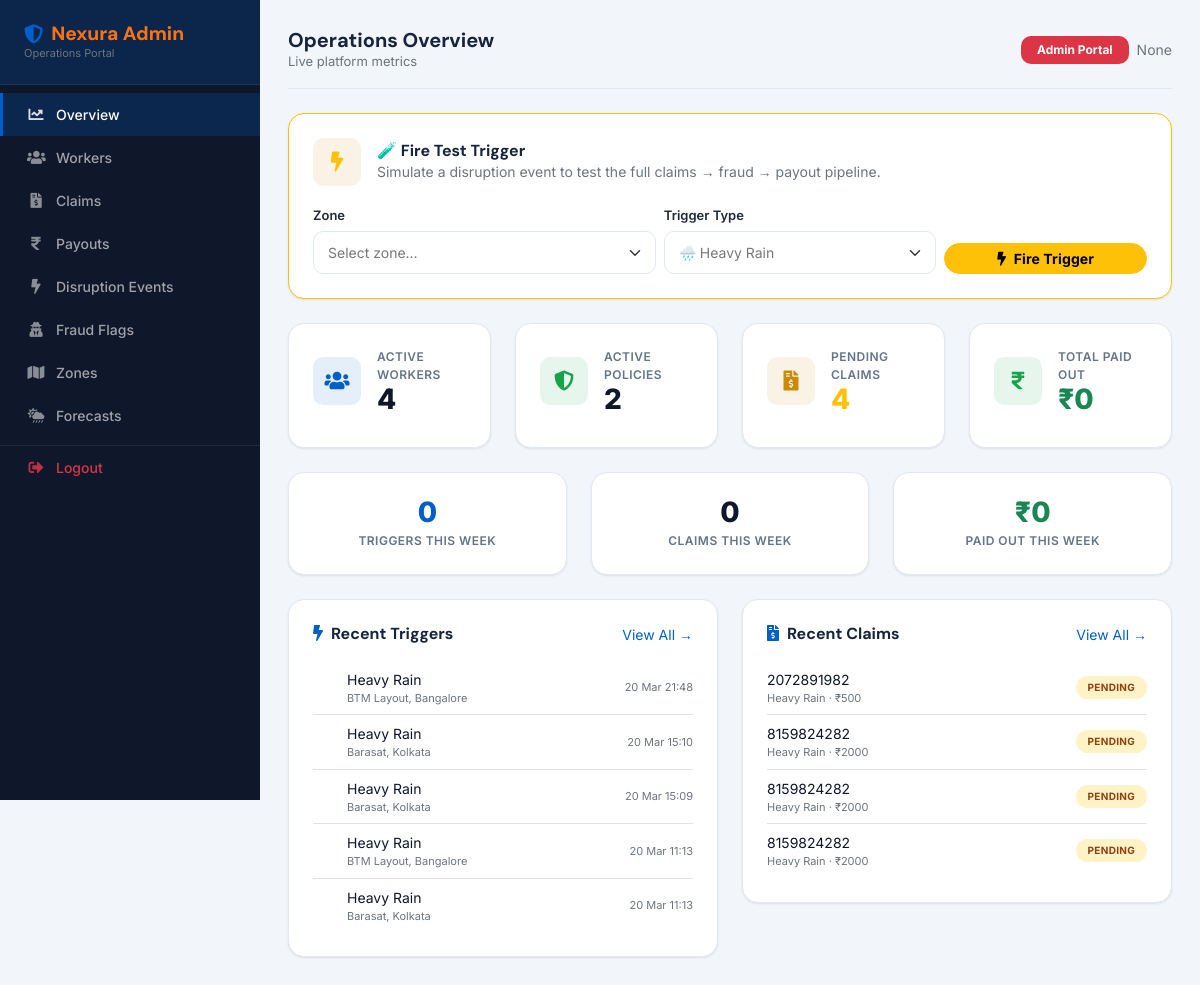
Page /admin-portal/ (signed in) on the committed database.
### apps/accounts/models.py (models this page shows, shortened)
class User(AbstractBaseUser, PermissionsMixin):
	LANGUAGE_CHOICES = [
		("en", "English"),
		("hi", "Hindi"),
		("bn", "Bengali"),
	]
	mobile = models.CharField(max_length=10, unique=True, validators=[mobile_validator])
	email = models.EmailField(blank=True, null=True)
	is_worker = models.BooleanField(default=True)
	is_admin = models.BooleanField(default=False)
	is_staff = models.BooleanField(default=False)
	is_active = models.BooleanField(default=True)
	mobile_verified = models.BooleanField(default=False)
	profile_complete = models.BooleanField(default=False)
	language = models.CharField(max_length=5, choices=LANGUAGE_CHOICES, default="en")
	date_joined = models.DateTimeField(auto_now_add=True)
	objects = UserManager()
	USERNAME_FIELD = "mobile"
	REQUIRED_FIELDS = []
	class Meta:
		ordering = ["-date_joined"]

### apps/triggers/models.py (models this page shows, shortened)
class DisruptionEvent(models.Model):
	TRIGGER_CHOICES = [
		("heavy_rain", "Heavy Rain"),
		("extreme_heat", "Extreme Heat"),
		("severe_aqi", "Severe AQI"),
		("flash_flood", "Flash Flood"),
		("curfew_strike", "Curfew or Strike"),
		("platform_down", "Platform Down"),
	]
	zone = models.ForeignKey("zones.Zone", on_delete=models.CASCADE, related_name="disruptions")
	trigger_type = models.CharField(max_length=32, choices=TRIGGER_CHOICES)
	severity_value = models.FloatField(default=0.0)
	threshold_value = models.FloatField(default=0.0)
	is_full_trigger = models.BooleanField(default=True)
	claims_generated = models.BooleanField(default=False)
	affected_platform = models.CharField(max_length=50, blank=True)
	started_at = models.DateTimeField(default=timezone.now)
	ended_at = models.DateTimeField(null=True, blank=True)
	source_api = models.CharField(max_length=100, blank=True)
	raw_payload = models.JSONField(default=dict, blank=True)
	created_at = models.DateTimeField(auto_now_add=True)
	updated_at = models.DateTimeField(auto_now=True)
	class Meta:
		ordering = ["-started_at"]
	@property
	def icon(self):
		return {
			"heavy_rain": "rain",
			"extreme_heat": "heat",
			"severe_aqi": "aqi",
			"flash_flood": "flood",
			"curfew_strike": "curfew",
			"platform_down": "platform",
		}.get(self.trigger_type, "event")
	@property
	def color(self):
		return {
			"heavy_rain": "blue",
			"extreme_heat": "red",
			"severe_aqi": "amber",
			"flash_flood": "cyan",
			"curfew_strike": "slate",
			"platform_down": "gray",
		}.get(self.trigger_type, "gray")

### apps/zones/models.py (models this page shows, shortened)
class Zone(models.Model):
	city = models.CharField(max_length=100)
	area_name = models.CharField(max_length=120)
	state = models.CharField(max_length=100, blank=True)
	lat = models.DecimalField(max_digits=10, decimal_places=7, null=True, blank=True)
	lng = models.DecimalField(max_digits=10, decimal_places=7, null=True, blank=True)
	radius_km = models.DecimalField(max_digits=6, decimal_places=2, default=5)
	risk_multiplier = models.DecimalField(max_digits=5, decimal_places=2, default=1.00)
	active = models.BooleanField(default=True)
	created_at = models.DateTimeField(auto_now_add=True)
	updated_at = models.DateTimeField(auto_now=True)
	class Meta:
		ordering = ["city", "area_name"]
	def __str__(self):
		return self.display_name
	@property
	def display_name(self):
		return f"{self.area_name}, {self.city}"

### apps/claims/models.py (models this page shows, shortened)
class Claim(models.Model):
	STATUS_CHOICES = [
		("pending", "Pending"),
		("approved", "Approved"),
		("rejected", "Rejected"),
		("on_hold", "On Hold"),
	]
	worker = models.ForeignKey(
		settings.AUTH_USER_MODEL,
		on_delete=models.CASCADE,
		related_name="claims",
	)
	policy = models.ForeignKey("policies.Policy", on_delete=models.SET_NULL, null=True, blank=True, related_name="claims")
	disruption_event = models.ForeignKey("triggers.DisruptionEvent", on_delete=models.SET_NULL, null=True, blank=True, related_name="claims")
	payout_amount = models.DecimalField(max_digits=10, decimal_places=2, default=0)
	fraud_score = models.FloatField(default=0.0)
	fraud_flags = models.JSONField(default=list, blank=True)
	status = models.CharField(max_length=20, choices=STATUS_CHOICES, default="pending")
	rejection_reason = models.TextField(blank=True)
	reviewed_by = models.ForeignKey(
		settings.AUTH_USER_MODEL,
		on_delete=models.SET_NULL,
		null=True,
		blank=True,
		related_name="reviewed_claims",
	)
	reviewed_at = models.DateTimeField(null=True, blank=True)
	created_at = models.DateTimeField(auto_now_add=True)
	updated_at = models.DateTimeField(auto_now=True)
	class Meta:
		ordering = ["-created_at"]

### apps/admin_portal/views.py (the view)
    @login_required(login_url='accounts:login')
    def wrapper(request, *args, **kwargs):
        if not (request.user.is_admin or request.user.is_staff or request.user.is_superuser):
            messages.error(request, 'Admin access required.')
            return redirect('core:home')
        return view_func(request, *args, **kwargs)

### templates/admin_portal/dashboard.html (shortened to what this page needs)
{% extends "base_admin.html" %}
{% load static %}
{% block page_title %}Operations Overview{% endblock %}
{% block page_subtitle %}Live platform metrics{% endblock %}
{% block admin_nav_home %}active{% endblock %}
{% block content %}
<div class="nexura-stat-card border border-warning mb-4">
  <div class="d-flex align-items-center gap-3 mb-3">
    <div class="stat-icon bg-warning-soft"><i class="fas fa-bolt text-warning"></i></div>
    <div>
      <h6 class="fw-bold mb-0">🧪 Fire Test Trigger</h6>
      <p class="text-muted small mb-0">Simulate a disruption event to test the full claims → fraud → payout pipeline.</p>
    </div>
  </div>
  <form method="POST" action="{% url 'admin_portal:fire_trigger' %}" class="row g-2 align-items-end">
    <div class="col-md-5">
      <label class="form-label small fw-semibold">Zone</label>
      <select name="zone_id" class="form-select form-select-sm" required>
        <option value="">Select zone…</option>
      </select>
    </div>
    <div class="col-md-4">
      <label class="form-label small fw-semibold">Trigger Type</label>
      <select name="trigger_type" class="form-select form-select-sm">
        <option value="heavy_rain">🌧 Heavy Rain</option>
      </select>
    </div>
    <div class="col-md-3">
      <button type="submit" class="btn btn-warning btn-sm w-100 fw-bold rounded-pill">
        <i class="fas fa-bolt me-1"></i> Fire Trigger
      </button>
    </div>
  </form>
</div>
<div class="row g-4 mb-4">
    <div class="col-6 col-lg-3">
        <div class="nexura-stat-card">
            <div class="d-flex align-items-center gap-3 mb-2">
                <div class="stat-icon bg-primary-soft"><i class="fas fa-users"></i></div>
                <div>
                    <p class="stat-label mb-0">Active Workers</p>
                    <p class="stat-value mb-0">{{ total_workers }}</p>
                </div>
            </div>
        </div>
    </div>
    <div class="col-6 col-lg-3">
        <div class="nexura-stat-card">
            <div class="d-flex align-items-center gap-3 mb-2">
                <div class="stat-icon bg-success-soft"><i class="fas fa-shield-alt"></i></div>
                <div>
                    <p class="stat-label mb-0">Active Policies</p>
                    <p class="stat-value mb-0">{{ active_policies }}</p>
                </div>
            </div>
        </div>
    </div>
    <div class="col-6 col-lg-3">
        <div class="nexura-stat-card">
            <div class="d-flex align-items-center gap-3 mb-2">
                <div class="stat-icon bg-warning-soft"><i class="fas fa-file-invoice-dollar"></i></div>
                <div>
                    <p class="stat-label mb-0">Pending Claims</p>
                    <p class="stat-value mb-0 {% if pending_claims > 0 %}text-warning{% endif %}">{{ pending_claims }}</p>
                </div>
            </div>
        </div>
    </div>
    <div class="col-6 col-lg-3">
        <div class="nexura-stat-card">
            <div class="d-flex align-items-center gap-3 mb-2">
                <div class="stat-icon bg-success-soft"><i class="fas fa-rupee-sign"></i></div>
                <div>
                    <p class="stat-label mb-0">Total Paid Out</p>
                    <p class="stat-value mb-0 text-success">₹{{ total_paid_out|floatformat:0 }}</p>
                </div>
            </div>
        </div>
    </div>
</div>
<div class="row g-4 mb-4">
    <div class="col-md-4">
        <div class="nexura-stat-card text-center">
            <p class="stat-value text-primary mb-1">{{ week_triggers }}</p>
            <p class="stat-label mb-0">Triggers This Week</p>
        </div>
    </div>
    <div class="col-md-4">
        <div class="nexura-stat-card text-center">
            <p class="stat-value mb-1">{{ week_claims }}</p>
            <p class="stat-label mb-0">Claims This Week</p>
        </div>
    </div>
    <div class="col-md-4">
        <div class="nexura-stat-card text-center">
            <p class="stat-value text-success mb-1">₹{{ week_payouts|floatformat:0 }}</p>
            <p class="stat-label mb-0">Paid Out This Week</p>
        </div>
    </div>
</div>
<div class="row g-4">
    <div class="col-lg-6">
        <div class="nexura-stat-card">
            <div class="d-flex justify-content-between mb-3">
                <h6 class="fw-bold mb-0"><i class="fas fa-bolt text-primary me-2"></i>Recent Triggers</h6>
                <a href="{% url 'admin_portal:triggers' %}" class="text-primary small">View All →</a>
            </div>
            {% for event in recent_events %}
            <div class="d-flex align-items-center gap-3 py-2 {% if not forloop.last %}border-bottom{% endif %}">
                <div class="flex-fill">
                    <p class="fw-semibold mb-0 small">{{ event.get_trigger_type_display }}</p>
                    <p class="text-muted mb-0" style="font-size:11px;">{{ event.zone }}</p>
                </div>
                <span class="text-muted" style="font-size:11px;">{{ event.started_at|date:"d M H:i" }}</span>
            </div>
            {% empty %}
            <p class="text-muted text-center small py-3">No recent triggers</p>
            {% endfor %}
        </div>
    </div>
    <div class="col-lg-6">
        <div class="nexura-stat-card">
            <div class="d-flex justify-content-between mb-3">
                <h6 class="fw-bold mb-0"><i class="fas fa-file-invoice-dollar text-primary me-2"></i>Recent Claims</h6>
                <a href="{% url 'admin_portal:claims' %}" class="text-primary small">View All →</a>
            </div>
            {% for claim in recent_claims %}
            <div class="d-flex align-items-center gap-3 py-2 {% if not forloop.last %}border-bottom{% endif %}">
                <div class="flex-fill">
                    <p class="fw-semibold mb-0 small">{{ claim.worker.mobile }}</p>
                    <p class="text-muted mb-0" style="font-size:11px;">
                        {{ claim.disruption_event.get_trigger_type_display|default:"—" }} ·
                        ₹{{ claim.payout_amount|floatformat:0 }}
                    </p>
                </div>
                <span class="status-badge
                    {% if claim.status == 'approved' %}credited
                    {% elif claim.status == 'on_hold' %}on-hold
                    {% elif claim.status == 'rejected' %}rejected
                    {% else %}pending{% endif %}" style="font-size:10px;">
                    {{ claim.get_status_display }}
                </span>
            </div>
            {% empty %}
            <p class="text-muted text-center small py-3">No recent claims</p>
            {% endfor %}
        </div>
    </div>
</div>
{% endblock %}

### templates/base_admin.html (shortened to what this page needs)
{% extends "base.html" %}
{% load static %}
{% block body_class %}nexura-dashboard bg-light{% endblock %}
{% block full_page %}
<nav class="nexura-sidebar" id="nexuraSidebar" style="background: #0f172a;">
    <div class="sidebar-brand" style="background: rgba(1,95,201,0.2);">
        <h4 class="d-flex align-items-center gap-2">
            <i class="fas fa-shield-alt text-primary"></i>
            <span>Nexura Admin</span>
        </h4>
        <p class="text-muted mb-0" style="font-size: 11px;">Operations Portal</p>
    </div>
    <ul class="nav flex-column mt-2 px-0">
        <li><a href="{% url 'admin_portal:dashboard' %}" class="nav-link {% block admin_nav_home %}{% endblock %}">
            <i class="fas fa-chart-line"></i><span>Overview</span></a></li>
        <li><a href="{% url 'admin_portal:workers' %}" class="nav-link {% block admin_nav_workers %}{% endblock %}">
            <i class="fas fa-users"></i><span>Workers</span></a></li>
        <li><a href="{% url 'admin_portal:claims' %}" class="nav-link {% block admin_nav_claims %}{% endblock %}">
            <i class="fas fa-file-invoice-dollar"></i><span>Claims</span></a></li>
        <li><a href="{% url 'admin_portal:payouts' %}" class="nav-link {% block admin_nav_payouts %}{% endblock %}">
            <i class="fas fa-rupee-sign"></i><span>Payouts</span></a></li>
        <li><a href="{% url 'admin_portal:triggers' %}" class="nav-link {% block admin_nav_triggers %}{% endblock %}">
            <i class="fas fa-bolt"></i><span>Disruption Events</span></a></li>
        <li><a href="{% url 'admin_portal:fraud' %}" class="nav-link {% block admin_nav_fraud %}{% endblock %}">
            <i class="fas fa-user-secret"></i><span>Fraud Flags</span></a></li>
        <li><a href="{% url 'admin_portal:zones' %}" class="nav-link {% block admin_nav_zones %}{% endblock %}">
            <i class="fas fa-map"></i><span>Zones</span></a></li>
        <li><a href="{% url 'admin_portal:forecast' %}" class="nav-link {% block admin_nav_forecast %}{% endblock %}">
            <i class="fas fa-cloud-sun-rain"></i><span>Forecasts</span></a></li>
        <li style="border-top: 1px solid rgba(255,255,255,0.08); margin-top: 8px;">
            <a href="{% url 'accounts:logout' %}" class="nav-link text-danger">
                <i class="fas fa-sign-out-alt"></i><span>Logout</span>
            </a>
        </li>
    </ul>
</nav>
<div class="nexura-main-content">
    <div class="d-flex justify-content-between align-items-center mb-4 pb-3"
         style="border-bottom: 1px solid #e2e8f0;">
        <div>
            <h5 class="mb-0 fw-bold">{% block page_title %}Admin Dashboard{% endblock %}</h5>
            <p class="mb-0 text-muted" style="font-size: 13px;">{% block page_subtitle %}{% endblock %}</p>
        </div>
        <div class="d-flex align-items-center gap-2">
            <span class="badge bg-danger px-3 py-2">Admin Portal</span>
            <span class="text-muted small">{{ request.user.email }}</span>
        </div>
    </div>
    {% block content %}{% endblock %}
</div>
{% endblock full_page %}

### templates/base.html (shortened to what this page needs)
{% load static %}
<!DOCTYPE html>
<html lang="en">
<head>
    <link href="{% static 'lib/fontawesome/css/all.min.css' %}" rel="stylesheet">
    <link rel="stylesheet" href="https://cdnjs.cloudflare.com/ajax/libs/font-awesome/5.15.4/css/all.min.css"/>
    <link href="https://cdn.jsdelivr.net/npm/bootstrap-icons@1.4.1/font/bootstrap-icons.css" rel="stylesheet">
    <link rel="stylesheet" href="{% static 'lib/animate/animate.min.css' %}"/>
    <link href="{% static 'lib/lightbox/css/lightbox.min.css' %}" rel="stylesheet">
    <link href="{% static 'lib/owlcarousel/assets/owl.carousel.min.css' %}" rel="stylesheet">
    <link href="{% static 'css/bootstrap.min.css' %}" rel="stylesheet">
    <link href="{% static 'css/style.css' %}" rel="stylesheet">
</head>
<body class="{% block body_class %}{% endblock %}">
    {% block full_page %}{% endblock full_page %}
</body>
</html>

### rows in the picture
User: user.email "None"
DisruptionEvent: trigger_type "Heavy Rain", zone "BTM Layout, Bangalore", started_at "20 Mar 21:48"
DisruptionEvent: trigger_type "Heavy Rain", zone "Barasat, Kolkata", started_at "20 Mar 15:10"
DisruptionEvent: trigger_type "Heavy Rain", zone "Barasat, Kolkata", started_at "20 Mar 15:09"
DisruptionEvent: trigger_type "Heavy Rain", zone "BTM Layout, Bangalore", started_at "20 Mar 11:13"
DisruptionEvent: trigger_type "Heavy Rain", zone "Barasat, Kolkata", started_at "20 Mar 11:13"
Claim: worker.mobile "2072891982", disruption_event.trigger_type "Heavy Rain", payout_amount "500", status "PENDING"
Claim: worker.mobile "8159824282", disruption_event.trigger_type "Heavy Rain", payout_amount "2000", status "PENDING"
Claim: worker.mobile "8159824282", disruption_event.trigger_type "Heavy Rain", payout_amount "2000", status "PENDING"
Claim: worker.mobile "8159824282", disruption_event.trigger_type "Heavy Rain", payout_amount "2000", status "PENDING"

### other values in the picture
{{ total_workers }} "4"
{{ active_policies }} "2"
{{ pending_claims }} "4"
{{ total_paid_out|floatformat:0 }} "0"
{{ week_triggers }} "0"
{{ week_claims }} "0"
{{ week_payouts|floatformat:0 }} "0"
